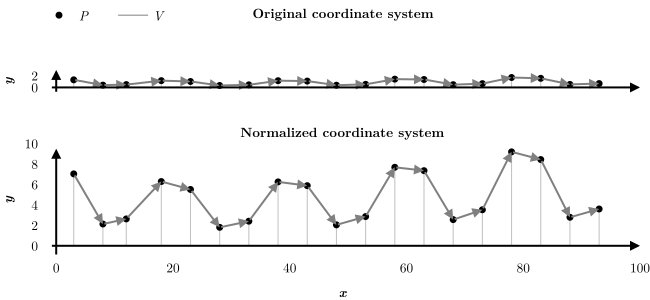

Source code (Python):
import sys
print(sys.version)
import plotly.graph_objects as go
sys.path.append("c:/Users/tesse/Desktop/Files/Dropbox/0_Thesis/Python/01_Envelope")
import numpy as np
from scipy.interpolate import interp1d
from Helper import signal_to_pulses, get_pulses_area
from plotly.subplots import make_subplots

'''Generating Wave'''

np.random.seed(0)
# fps = 10
n = 100

X = np.arange(n)# / fps
C = np.zeros(n)

f = interp1d([0, 0.25 * n, 0.5 * n, 0.75 * n, n], np.abs(np.random.normal(0, .3, 5)), "cubic")
E = 1+f(X)

afp = [
  [1, 5, 1.4 * np.pi],
  [1.5, 10, 1.4 * np.pi],
  # [1, 2 * 6, 1.4 * np.pi]
  ]
for a, f, p in afp:
  C += a * np.cos(p + 2 * np.pi * f * X / n) #+ np.random.normal(0, a / 100, n)

C = -C / np.max(np.abs(C))

W = E * C

'''Wave to pulses'''
pulses = signal_to_pulses(W)
Xp = []
Yp = []
for p in pulses[1:-1]:
  Xp.append(p.x)
  Yp.append(np.abs(p.y))

Xp = np.array(Xp)
Yp = np.array(Yp)


scaling = (np.sum(Xp[1:] - Xp[:-1])) / np.sum(Yp)
Y = Yp * scaling
'''============================================================================'''
'''                              PLOT LINES                                    '''
'''============================================================================'''
fig = make_subplots(
    rows=2, cols=1, shared_xaxes=False, vertical_spacing=0.01,
    subplot_titles=("<b>Original coordinate system</b>", "<b>Normalized coordinate system</b>")
    )

FONT = dict(
    family="Latin Modern Roman",
    color="black",
    size=13.3333
  )

for i in fig['layout']['annotations']:
    i['font'] = FONT
    
'''Plotting'''

fig.layout.template ="plotly_white" 
fig.update_layout(
  # xaxis_title="<b><i>x</i></b>", # ( <b><i>i</i></b> ) ",
  # yaxis_title="<b><i>y</i></b>", # ( <b><i>i</i></b> ) ",
  yaxis = dict(scaleanchor = "x", scaleratio = 1),
  legend=dict(orientation='h', yanchor='top', xanchor='left', y=1.1),
  margin=dict(l=0, r=0, b=0, t=0),
  font=FONT,
  titlefont=FONT
)
# fig.layout.xaxis.title.font=FONT
# fig.layout.yaxis.title.font=FONT

fig.update_xaxes(showline=False, showgrid=False, zeroline=False, showticklabels=False, title=dict(font=FONT), row=1, col=1)
fig.update_xaxes(showline=False, showgrid=False, zeroline=False, showticklabels=True, title=dict(text="<b><i>x</i></b>",font=FONT), row=2, col=1)
fig.update_yaxes(showline=False, showgrid=False, zeroline=False, title=dict(text="<b><i>y</i></b>",font=FONT), row=1, col=1, tickvals=[i for i in range(0, 3, 2)])
fig.update_yaxes(showline=False, showgrid=False, zeroline=False, title=dict(text="<b><i>y</i></b>",font=FONT), row=2, col=1, tickvals=[i for i in range(0, 11, 2)])

fig.add_trace(
  go.Scatter(
    name= "Stem",
    showlegend=False,
    x=[i for x in Xp for i in (x, x, None)],
    y=[i for y in Yp for i in (0, y, None)],
    mode='lines',
    line=dict(color="silver", width=1)
  ), row=1, col=1
)

fig.add_trace(
  go.Scatter(
    name= "Stem",
    showlegend=False,
    x=[i for x in Xp for i in (x, x, None)],
    y=[i for y in Y for i in (0, y, None)],
    mode='lines',
    line=dict(color="silver", width=1)
  ), row=2, col=1
)

for i in range(1, len(Xp)):  
  fig.add_annotation(
    x=Xp[i],  # arrows' head
    y=Yp[i],  # arrows' head
    ax=Xp[i - 1],  # arrows' tail
    ay=Yp[i - 1],  # arrows' tail
    xref='x',
    yref='y',
    axref='x',
    ayref='y',
    text='',  # if you want only the arrow
    showarrow=True,
    arrowhead=2,
    arrowsize=1,
    arrowwidth=2,
    arrowcolor='gray', row=1, col=1
  )
  
  fig.add_annotation(
    x=Xp[i],  # arrows' head
    y=Y[i],  # arrows' head
    ax=Xp[i - 1],  # arrows' tail
    ay=Y[i - 1],  # arrows' tail
    xref='x2',
    yref='y2',
    axref='x2',
    ayref='y2',
    text='',  # if you want only the arrow
    showarrow=True,
    arrowhead=2,
    arrowsize=1,
    arrowwidth=2,
    arrowcolor='gray', row=2, col=1
  )

fig.add_trace(
  go.Scatter(
    name="<i>P</i>      ",
    # showlegend=False,
    x=Xp,
    y=Yp,
    mode='markers',
    # fill="tozeroy",
    # fillcolor="silver",
    # line=dict(color="gray", width=1),
    marker=dict(size=7, color="black")
  ), row=1, col=1
)

fig.add_trace(
  go.Scatter(
    name="<i>P</i>      ",
    showlegend=False,
    x=Xp,
    y=Y,
    mode='markers',
    # fill="tozeroy",
    # fillcolor="silver",
    # line=dict(color="gray", width=1),
    marker=dict(size=7, color="black")
  ), row=2, col=1
)

fig.add_trace(
  go.Scatter(
    name="<i>V</i>      ",
    # showlegend=False,
    x=[None],
    y=[None],
    mode='lines',
    # fill="tozeroy",
    # fillcolor="silver",
    line=dict(color="gray", width=1),
    marker=dict(size=7, color="black")
  )
)

fig.add_annotation(
  x=0,  # arrows' head
  y=3,  # arrows' head
  ax=0,  # arrows' tail
  ay=-1,  # arrows' tail
  xref='x',
  yref='y',
  axref='x',
  ayref='y',
  text='',  # if you want only the arrow
  showarrow=True,
  arrowhead=2,
  arrowsize=1,
  arrowwidth=2,
  arrowcolor='black'
)

fig.add_annotation(
  x=0,  # arrows' head
  y=9.5,  # arrows' head
  ax=0,  # arrows' tail
  ay=-1,  # arrows' tail
  xref='x2',
  yref='y2',
  axref='x2',
  ayref='y2',
  text='',  # if you want only the arrow
  showarrow=True,
  arrowhead=2,
  arrowsize=1,
  arrowwidth=2,
  arrowcolor='black'
)

fig.add_annotation(
  x=W.size,  # arrows' head
  y=0,  # arrows' head
  ax=-1,  # arrows' tail
  ay=0,  # arrows' tail
  xref='x',
  yref='y',
  axref='x',
  ayref='y',
  text='',  # if you want only the arrow
  showarrow=True,
  arrowhead=2,
  arrowsize=1,
  arrowwidth=2,
  arrowcolor='black'
)

fig.add_annotation(
  x=W.size,  # arrows' head
  y=0,  # arrows' head
  ax=-1,  # arrows' tail
  ay=0,  # arrows' tail
  xref='x2',
  yref='y2',
  axref='x2',
  ayref='y2',
  text='',  # if you want only the arrow
  showarrow=True,
  arrowhead=2,
  arrowsize=1,
  arrowwidth=2,
  arrowcolor='black'
)

fig.show(config=dict({'scrollZoom': True}))
save_name = "./images/" + sys.argv[0].split('/')[-1].replace(".py", ".svg")
fig.write_image(save_name, width=650, height=300, engine="kaleido", format="svg")
print("saved:", save_name)
